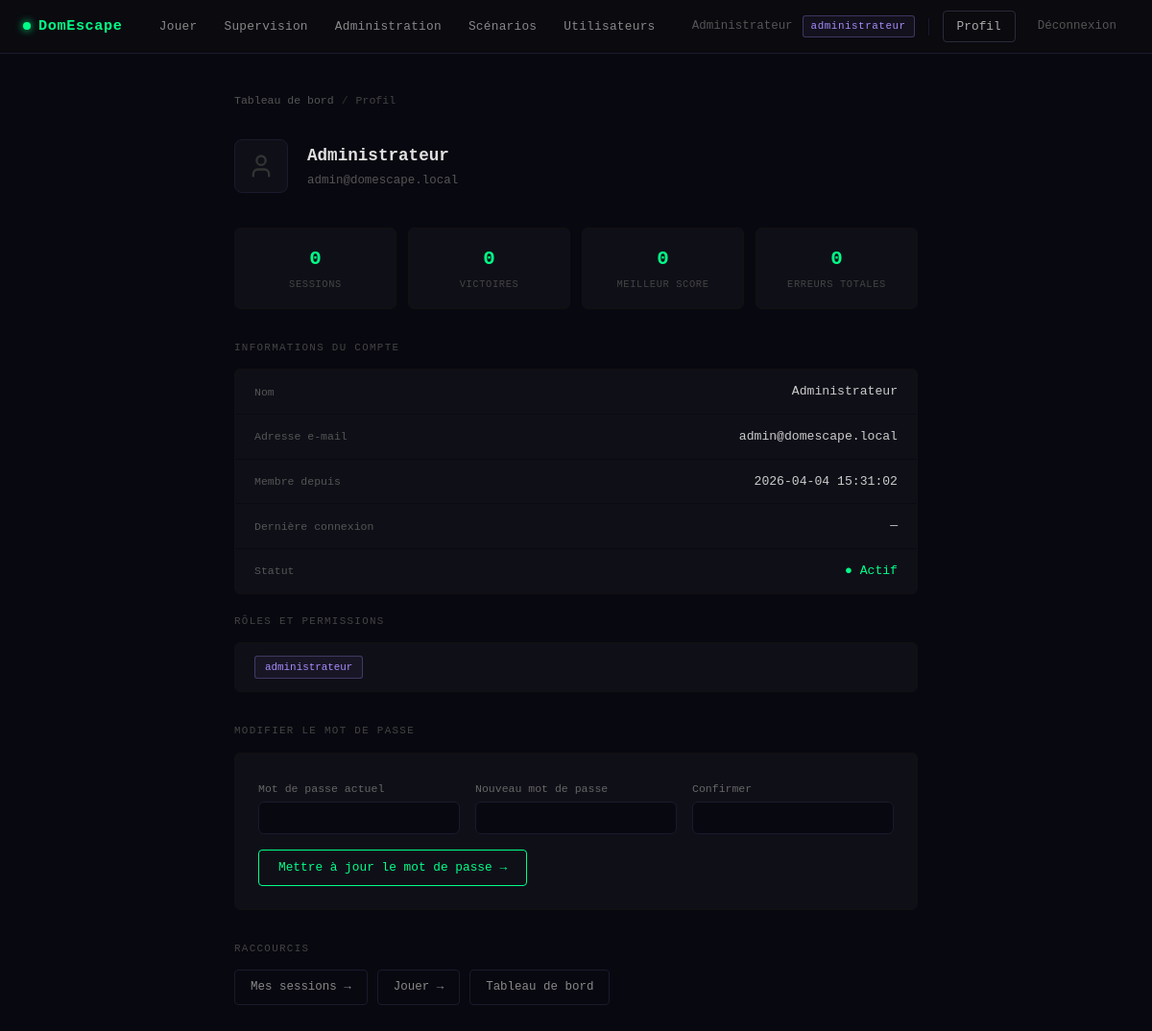
The page /public/profil.php (signed in) on the database its author committed.
### tables this page shows
CREATE TABLE utilisateur (
    id                 INT UNSIGNED AUTO_INCREMENT PRIMARY KEY,
    nom                VARCHAR(100) NOT NULL,
    email              VARCHAR(255) NOT NULL UNIQUE,
    mot_de_passe       VARCHAR(255) NOT NULL,    
    actif              TINYINT(1)   NOT NULL DEFAULT 1,
    cree_le            DATETIME     NOT NULL DEFAULT CURRENT_TIMESTAMP,
    derniere_connexion DATETIME     NULL
);

### core/Auth.php (called while the page is built, shortened)
<?php
require_once __DIR__ . '/../config/database.php';
require_once __DIR__ . '/UserRepository.php';
class Auth
{
    public static function check(): bool
    {
        return isset($_SESSION['user_id']);
    }
    public static function user(): ?array
    {
        return [
            'id'    => $_SESSION['user_id'],
            'nom'   => $_SESSION['user_nom'],
            'email' => $_SESSION['user_email'],
        ];
    }
    public static function roles(): array
    {
        return $_SESSION['user_roles'] ?? [];
    }
    public static function buildHierarchy(array $assignedRoles): array
    {
        $all = $assignedRoles;
        foreach ($assignedRoles as $role) {
            if (isset(ROLE_HIERARCHY[$role])) {
                foreach (ROLE_HIERARCHY[$role] as $inherited) {
                    if (!in_array($inherited, $all, true)) {
                        $all[] = $inherited;
                    }
                }
            }
        }
        return $all;
    }
}

### core/UserRepository.php (called while the page is built, shortened)
<?php
require_once __DIR__ . '/../config/database.php';
class UserRepository
{
    private PDO $db;
    public function __construct()
    {
        $this->db = getDB();
    }
    public function findById(int $id): ?array
    {
        $stmt = $this->db->prepare(
            'SELECT id, nom, email, mot_de_passe, actif, cree_le, derniere_connexion FROM utilisateur WHERE id = ? LIMIT 1'
        );
        $stmt->execute([$id]);
        $row = $stmt->fetch();
        return $row ?: null;
    }
    public function getRoles(int $userId): array
    {
        $stmt = $this->db->prepare(
            'SELECT r.nom FROM role r
             JOIN utilisateur_role ur ON ur.id_role = r.id
             WHERE ur.id_utilisateur = ?'
        );
        $stmt->execute([$userId]);
        return $stmt->fetchAll(PDO::FETCH_COLUMN);
    }
}

### config/database.php (called while the page is built, shortened)
<?php
function getDB(): PDO
{
    static $pdo = null;
    if ($pdo === null) {
        try {
            $dsn = sprintf(
                'mysql:host=%s;dbname=%s;charset=%s',
                DB_HOST, DB_NAME, DB_CHARSET
            );
            $pdo = new PDO($dsn, DB_USER, DB_PASS, [
                PDO::ATTR_ERRMODE            => PDO::ERRMODE_EXCEPTION,
                PDO::ATTR_DEFAULT_FETCH_MODE => PDO::FETCH_ASSOC,
                PDO::ATTR_EMULATE_PREPARES   => false,
            ]);
        } catch (PDOException $e) {
            _renderDbError();
        }
    }
    return $pdo;
}

### public/profil.php (the view, shortened to what this page needs)
<?php
require_once __DIR__ . '/../core/UserRepository.php';
require_once __DIR__ . '/../config/database.php';
$user     = Auth::user();
$repo     = new UserRepository();
$userInfo = $repo->findById($user['id']);
$roles    = $repo->getRoles($user['id']);
$pdo      = getDB();
$stats = $pdo->prepare("
    SELECT
        COUNT(*)                               AS total,
        SUM(statut_session = 'gagnee')         AS victoires,
        MAX(score)                             AS meilleur_score,
        COALESCE(SUM(nb_erreurs), 0)           AS total_erreurs,
        COALESCE(MIN(duree_secondes), 0)       AS meilleur_temps
    FROM session se
    JOIN joueur j ON se.id_joueur = j.id_joueur
    WHERE j.id_utilisateur = ?
");
$stats->execute([$user['id']]);
$st = $stats->fetch();
?>
<!DOCTYPE html>
<html lang="fr">
<head>
  <link href="/domescape/assets/vendor/bootstrap.min.css" rel="stylesheet">
</head>
<body>
<?php require_once __DIR__ . '/../partials/nav.php'; ?>
<div class="page-wrap">
  <div class="breadcrumb-row">
    <a href="/domescape/public/tableau-de-bord.php">Tableau de bord</a>
    <span class="breadcrumb-sep">/</span>
    <span>Profil</span>
  </div>
  <div class="profile-head">
    <div class="profile-avatar"><i data-lucide="user" style="width:28px;height:28px;"></i></div>
    <div class="profile-head-info">
      <div class="profile-head-name"><?= htmlspecialchars($userInfo['nom'], ENT_QUOTES, 'UTF-8') ?></div>
      <div class="profile-head-email"><?= htmlspecialchars($userInfo['email'], ENT_QUOTES, 'UTF-8') ?></div>
    </div>
  </div>
  <div class="stats-row">
    <div class="stat-box">
      <div class="stat-value"><?= (int)$st['total'] ?></div>
      <div class="stat-label">Sessions</div>
    </div>
    <div class="stat-box">
      <div class="stat-value"><?= (int)$st['victoires'] ?></div>
      <div class="stat-label">Victoires</div>
    </div>
    <div class="stat-box">
      <div class="stat-value"><?= $st['meilleur_score'] ?? 0 ?></div>
      <div class="stat-label">Meilleur score</div>
    </div>
    <div class="stat-box">
      <div class="stat-value"><?= (int)$st['total_erreurs'] ?></div>
      <div class="stat-label">Erreurs totales</div>
    </div>
  </div>
  <div class="section-label">Informations du compte</div>
  <div class="info-card">
    <div class="info-row">
      <span class="info-label">Nom</span>
      <span class="info-value"><?= htmlspecialchars($userInfo['nom'], ENT_QUOTES, 'UTF-8') ?></span>
    </div>
    <div class="info-row">
      <span class="info-label">Adresse e-mail</span>
      <span class="info-value"><?= htmlspecialchars($userInfo['email'], ENT_QUOTES, 'UTF-8') ?></span>
    </div>
    <div class="info-row">
      <span class="info-label">Membre depuis</span>
      <span class="info-value"><?= htmlspecialchars($userInfo['cree_le'], ENT_QUOTES, 'UTF-8') ?></span>
    </div>
    <div class="info-row">
      <span class="info-label">Dernière connexion</span>
      <span class="info-value">
        <?= $userInfo['derniere_connexion']
            ? htmlspecialchars($userInfo['derniere_connexion'], ENT_QUOTES, 'UTF-8')
            : '—' ?>
      </span>
    </div>
    <div class="info-row">
      <span class="info-label">Statut</span>
      <span class="info-value" style="color:<?= $userInfo['actif'] ? '#00ff88' : '#ff4444' ?>">
        <?= $userInfo['actif'] ? '● Actif' : '● Désactivé' ?>
      </span>
    </div>
  </div>
  <div class="section-label">Rôles et permissions</div>
  <div class="info-card">
    <div class="info-row" style="flex-wrap:wrap; gap:8px;">
      <?php if (empty($roles)): ?>
        <span style="color:#444;font-size:.78rem;">Aucun rôle assigné.</span>
      <?php else: ?>
        <?php foreach ($roles as $r): ?>
          <span class="badge-role badge-<?= htmlspecialchars($r, ENT_QUOTES, 'UTF-8') ?>">
            <?= htmlspecialchars($r, ENT_QUOTES, 'UTF-8') ?>
          </span>
        <?php endforeach; ?>
      <?php endif; ?>
    </div>
  </div>
  <div class="section-label" style="margin-top:32px;">Modifier le mot de passe</div>
  <div class="pw-card">
    <form method="post" action="">
      <div class="row g-3">
        <div class="col-md-4">
          <label class="form-label" for="current_password">Mot de passe actuel</label>
          <input type="password" id="current_password" name="current_password" class="form-control" required>
        </div>
        <div class="col-md-4">
          <label class="form-label" for="new_password">Nouveau mot de passe</label>
          <input type="password" id="new_password" name="new_password" class="form-control" required>
        </div>
        <div class="col-md-4">
          <label class="form-label" for="confirm_password">Confirmer</label>
          <input type="password" id="confirm_password" name="confirm_password" class="form-control" required>
        </div>
      </div>
      <div class="mt-3">
        <button type="submit" class="btn-save">Mettre à jour le mot de passe →</button>
      </div>
    </form>
  </div>
  <div class="section-label" style="margin-top:32px;">Raccourcis</div>
  <div class="quick-links">
    <a href="/domescape/public/mes-sessions.php" class="quick-link">Mes sessions →</a>
    <a href="/domescape/public/index.php" class="quick-link">Jouer →</a>
    <a href="/domescape/public/tableau-de-bord.php" class="quick-link">Tableau de bord</a>
  </div>
</div>
</body>
</html>

### partials/nav.php (shortened to what this page needs)
<?php
$_nav_user    = Auth::user();
$_nav_roles   = Auth::buildHierarchy(Auth::roles());
$_nav_isAdmin = in_array(ROLE_ADMINISTRATEUR, $_nav_roles, true);
$_nav_isSuperv= in_array(ROLE_SUPERVISEUR,    $_nav_roles, true);
$_nav_uri     = $_SERVER['REQUEST_URI'] ?? '';
function nav_active(string $path): string {
    global $_nav_uri;
    return (strpos($_nav_uri, $path) !== false) ? 'nav-active' : '';
}
?>
<nav class="dn-nav">
  <div class="dn-nav-inner">
    <a href="/domescape/public/<?= $_nav_user ? 'tableau-de-bord.php' : 'connexion.php' ?>" class="dn-brand">
      <span class="dn-brand-dot"></span>DomEscape
    </a>
    <div class="dn-links">
      <?php if ($_nav_user): ?>
        <a href="/domescape/public/index.php"
           class="<?= nav_active('index.php') ?>">Jouer</a>
        <?php if ($_nav_isSuperv): ?>
          <a href="/domescape/public/gamemaster.php"
             class="<?= nav_active('gamemaster.php') ?>">Supervision</a>
        <?php endif; ?>
        <?php if ($_nav_isAdmin): ?>
          <a href="/domescape/admin/dashboard.php"
             class="<?= nav_active('admin/dashboard') ?>">Administration</a>
          <a href="/domescape/admin/scenarios.php"
             class="<?= nav_active('scenarios') ?>">Scénarios</a>
          <a href="/domescape/admin/utilisateurs.php"
             class="<?= nav_active('utilisateurs') ?>">Utilisateurs</a>
        <?php endif; ?>
      <?php endif; ?>
    </div>
    <div class="dn-right">
      <?php if ($_nav_user): ?>
        <span class="dn-username"><?= htmlspecialchars($_nav_user['nom'], ENT_QUOTES, 'UTF-8') ?></span>
        <?php
        $primaryRole = Auth::roles()[0] ?? null;
        if ($primaryRole): ?>
          <span class="dn-role dn-role-<?= htmlspecialchars($primaryRole, ENT_QUOTES, 'UTF-8') ?>">
            <?= htmlspecialchars($primaryRole, ENT_QUOTES, 'UTF-8') ?>
          </span>
        <?php endif; ?>
        <a href="/domescape/public/profil.php"
           class="dn-btn-login <?= nav_active('profil.php') ?>">Profil</a>
        <a href="/domescape/public/deconnexion.php" class="dn-btn-logout">Déconnexion</a>
      <?php else: ?>
        <a href="/domescape/public/connexion.php" class="dn-btn-login">Connexion</a>
        <a href="/domescape/public/inscription.php" class="dn-btn-register">Créer un compte →</a>
      <?php endif; ?>
    </div>
  </div>
</nav>

### public/profil.php (style rules this page uses)
body { background: #080810; color: #e0e0e0; font-family: 'Courier New', monospace; min-height: 100vh; }
a { color: #00ff88; }
.page-wrap { max-width: 760px; margin: 0 auto; padding: 40px 24px 80px; }
.breadcrumb-row { display: flex; align-items: center; gap: 8px; font-size: .72rem; color: #444; margin-bottom: 32px; }
.breadcrumb-row a { color: #555; text-decoration: none; }
.breadcrumb-sep { color: #333; }
.profile-head { display: flex; align-items: center; gap: 20px; margin-bottom: 36px; }
.profile-avatar { width: 56px; height: 56px; background: #0f0f18; border: 1px solid #1a1a2e; border-radius: 8px; display: flex; align-items: center; justify-content: center; font-size: 1.4rem; color: #333; flex-shrink: 0; }
.profile-head-name { font-size: 1.1rem; font-weight: 700; color: #e0e0e0; margin-bottom: 4px; }
.profile-head-email { font-size: .78rem; color: #555; }
.stats-row { display: grid; grid-template-columns: repeat(4, 1fr); gap: 12px; margin-bottom: 32px; }
.stat-box { background: #0f0f18; border: 1px solid #111; border-radius: 6px; padding: 16px; text-align: center; }
.stat-value { font-size: 1.3rem; font-weight: 700; color: #00ff88; margin-bottom: 4px; }
.stat-label { font-size: .65rem; color: #444; letter-spacing: .06em; text-transform: uppercase; }
.section-label { font-size: .68rem; letter-spacing: .12em; color: #444; text-transform: uppercase; margin-bottom: 14px; }
.info-card { background: #0f0f18; border: 1px solid #111; border-radius: 6px; margin-bottom: 20px; }
.info-row { display: flex; justify-content: space-between; align-items: center; padding: 13px 20px; border-bottom: 1px solid #0a0a14; }
.info-row:last-child { border-bottom: none; }
.info-label { font-size: .72rem; color: #555; }
.info-value { font-size: .82rem; color: #ccc; }
.badge-role { display: inline-block; padding: 3px 10px; border-radius: 3px; font-size: .68rem; border: 1px solid; margin-right: 6px; }
.badge-administrateur { color: #a78bfa; border-color: rgba(167,139,250,.3); background: rgba(167,139,250,.06); }
.pw-card { background: #0f0f18; border: 1px solid #111; border-radius: 6px; padding: 24px; margin-bottom: 20px; }
.form-label { font-size: .72rem; color: #666; margin-bottom: 5px; }
.form-control { background: #080810; border: 1px solid #1a1a2e; color: #e0e0e0; font-family: 'Courier New', monospace; font-size: .85rem; }
.btn-save { background: transparent; border: 1px solid #00ff88; color: #00ff88; font-family: 'Courier New', monospace; font-size: .8rem; padding: 8px 20px; border-radius: 4px; transition: background .15s, color .15s; }
.quick-links { display: flex; gap: 10px; flex-wrap: wrap; }
.quick-link { padding: 8px 16px; border: 1px solid #1a1a2e; border-radius: 4px; font-size: .78rem; color: #888; text-decoration: none; transition: border-color .15s, color .15s; }

### partials/nav.php (style rules this page uses)
.dn-nav { background: #0a0a0f; border-bottom: 1px solid #1a1a2e; height: 56px; display: flex; align-items: center; padding: 0 24px; position: sticky; top: 0; z-index: 1000; font-family: 'Courier New', monospace; }
.dn-nav-inner { display: flex; align-items: center; justify-content: space-between; width: 100%; max-width: 1200px; margin: 0 auto; }
.dn-brand { color: #00ff88; font-weight: 700; font-size: .95rem; text-decoration: none; letter-spacing: .04em; display: flex; align-items: center; gap: 8px; flex-shrink: 0; }
.dn-brand-dot { width: 8px; height: 8px; background: #00ff88; border-radius: 50%; box-shadow: 0 0 8px #00ff88; }
.dn-links { display: flex; align-items: center; gap: 4px; }
.dn-links a { color: #888; text-decoration: none; font-size: .8rem; padding: 6px 12px; border-radius: 4px; transition: color .15s, background .15s; letter-spacing: .02em; }
.dn-right { display: flex; align-items: center; gap: 10px; flex-shrink: 0; }
.dn-role { font-size: .68rem; padding: 2px 8px; border-radius: 3px; border: 1px solid; font-family: 'Courier New', monospace; letter-spacing: .05em; }
.dn-role-administrateur { color: #a78bfa; border-color: rgba(167,139,250,.3); background: rgba(167,139,250,.06); }
.dn-username { font-size: .78rem; color: #555; max-width: 120px; overflow: hidden; text-overflow: ellipsis; white-space: nowrap; }
.dn-btn-login { color: #aaa; text-decoration: none; font-size: .8rem; padding: 6px 14px; border: 1px solid #2a2a3a; border-radius: 4px; transition: border-color .15s, color .15s; }
.dn-btn-logout { color: #555; text-decoration: none; font-size: .78rem; padding: 6px 12px; border: 1px solid transparent; border-radius: 4px; transition: all .15s; }

### rows shown on the page
utilisateur: nom "Administrateur", email "admin@domescape.local", cree_le "2026-04-04 15:31:02"

### other values the page prints
$primaryRole "administrateur"
$st['total'] "0"
$st['victoires'] "0"
$st['meilleur_score'] "0"
$st['total_erreurs'] "0"
$r "administrateur"
